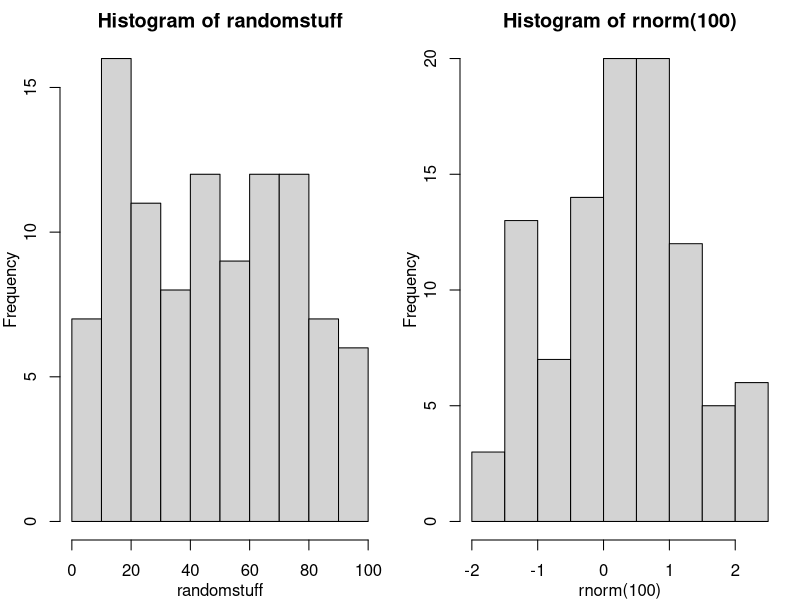

Reproduce this figure in R.
## ---- chunk 1
#Lots of things you can do with numeric variables
x = 2
x

y = 2*x-3
y

paste("x=",x," 2*x-3=",y)

x = x+1
x

x = x-1
x

x = x*1.5
x

y = x**2
y

x = y**(1/2)
x

z = exp(1)
z

x = z/2
x

paste("exp(1)/2 =", x)
## ---- chunk 2
# this is a string...
DNA = "ACGGGAGGACGGGAAAATTACTACGGCATTAGC"

#single vs. double quotes
s = "string123"
#s2 = "string"123"  #what's happening here?  Fix the code. (uncomment the line to see the error)
s3 = 'string123'
s4 = 'string"123'  #what's happening here?  Fix the code. (uncomment the line to see the error)

# concatenate (join) strings
s = paste(s, s4)
s = cat(s, s) # what is s?

#Note: cat and paste have different return values. You can see what a command returns in the help page.
cat(s,s)  #same thing as above cat command, but we don't need the return value, so we don't catch it in a variable. This would be the normal way to use the cat command.

# nchar() finds string length
n = nchar(DNA)

# substrings give you part of a string. Start counting at 1
alphabet = "abcdefghijklmnopqrstuvwxyz"
substr(alphabet,3,5)

#Substitution demo
sub("A", "T", DNA)
gsub("A", "T", DNA)

# what does the g mean?
sub("GA", "CT", DNA) # what happens if I include multiple characters in the pattern?

# If I want to save the output
DNA2=gsub("A", "T",DNA)

#Translation demo
chartr("A", "T", DNA)
chartr("ACGT", "AAAA", DNA) # how is this different from substitution?
## ---- chunk 3
# Using string operations to answer a biological question
# What is the reverse complement of a DNA sequence?

DNA = readline("Please enter a DNA sequence. I will return the reverse complement.\n\n")

# Print the DNA onto the screen
cat("\nHere is the starting DNA sequence:\n")
cat(DNA)
cat("\n\n")

# Calculate the reverse complement
#  Warning: this attempt will fail!
#
# First, copy the DNA into new variable revcom
# (short for REVerse COMplement)
# It doesn't matter if we first reverse the string and then
# do the complementation; or if we first do the complementation
# and then reverse the string.  We'll get the same result each time.
# So when we make the copy we'll do the reverse in the same statement.
#

revcom = paste(rev(strsplit(DNA, NULL)[[1]]), collapse="")

#
# Next substitute all bases by their complements,
# A->T, T->A, G->C, C->G
#

revcom = gsub("A","T", revcom)
revcom = gsub("T","A", revcom)
revcom = gsub("G","C", revcom)
revcom = gsub("C","G", revcom)

# Print the reverse complement DNA onto the screen
cat ("Here is the reverse complement DNA:\n")
cat(revcom)

#
# Oh-oh, that didn't work right!
# Our reverse complement should have all the bases in it, since the
# original DNA had all the bases-but ours only has A and G!
#
# Do you see why?


cat("\n\nThat was a bad algorithm, and the reverse complement was wrong!\n")
readline("Press enter to try again\n\n")

# Make a new copy of the DNA (see why we saved the original?)
revcom = paste(rev(strsplit(DNA, NULL)[[1]]), collapse="")

revcom = chartr("ACGTacgt", "TGCAtgca", revcom)

#Print the reverse complement DNA onto the screen
cat ("Here is the reverse complement DNA:\n")
cat(revcom)
cat("\n\n")
cat("This time it worked!\n")
## ---- chunk 4
#Add your exercise code here. You can create your own code chunk by typing the text you see at the start "```{r}" and end "```" of the chunk, or by using the 'insert' button at the top of this editor tab

n1 <- readline("What is the first number?\n")
is(n1) #can we do math on this?
n1 <- as.numeric(n1) #coerce to numeric type

n2 <- as.numeric(readline("What is the second number?\n"))
# nesting functions works too.

print(n1 + n2)
print(n1 * n2)
print(n1 / n2)

## ---- chunk 5
vector = c(1,2,3,4)
vector

x = c(1.2,2,54,6)
x

y = c(10,23.4,2,3)
y
## ---- chunk 6
# We can multiply two vectors element by element
print(x*y)

# Can also do a dot product of two vectors
x %*% y

#Note: In the console, you don't need to use print()
## ---- chunk 7
textvec=c("Patient1","Patient2","Patient3")
textvec
## ---- chunk 8
#Not compatible with arithmetic
#print(textvec * 2)  #gives an error
## ---- chunk 9

logicvec=c(TRUE,FALSE,TRUE,FALSE)
logicvec

#Can also write:
c(T,F,T,F)
## ---- chunk 10

textvec[1]
textvec[3]

#We can also simultaneously access multiple elements
textvec[1:2]
textvec[c(1,1,3,3)]

#The length command
length(textvec)

## ---- chunk 11
#R allows named elements
namedvec=c(firstcol=3, B=245, C=1212, lastelement=29.3)
namedvec

#We can then access the elements using the names
namedvec["firstcol"] * 10

#If we access an element with the wrong name we get NA
namedvec["asdf"]

#names() returns the vector of names
names(namedvec)
## ---- chunk 12
# step 1
radii <- c(5,10,20)
pi * radii * radii
pi * radii^2

# step 2
counter <- seq(1,100)
sum(counter)
sum(seq(1,100))

# step 3
randomstuff <- runif(100,min=1,max=100)
par(mfrow=c(1,2),mar=c(3,3,2,1),mgp=2:0)
hist(randomstuff) #runif randomly samples from the uniform distribution
hist(rnorm(100)) #rnorm randomly samples from the normal distribution


# step THE BONUS
sort(randomstuff,decreasing=F)
randomstuff[order(randomstuff,decreasing=F)]

identical(randomstuff[order(randomstuff,decreasing=F)],
          sort(randomstuff,decreasing=F))

## ---- chunk 13

#Create with the matrix command
firstmat = matrix(c(1,2.3,3,4,5.3,6.4),nrow=2,ncol=3,dimnames = list(c("row1","row2"),c("col1","col2","col3")))
firstmat

#Values are given in the first argument, the dimensions in the 2nd/3rd argument, dimension names in the last argument

#We can extract whole rows and columns like this
firstmat[,1]  #first column. firstmat[,2] – second column
firstmat[1,]  #first row

#We can also access rows and columns by name
firstmat[,"col2"]

#We can access single elements or subsets of the matrix like this
firstmat[1,2]
firstmat[1:2,2:3]

## ---- chunk 14
ourrandommat <- matrix(runif(30),nrow=10,ncol=3)
mean(ourrandommat)
rowMeans(ourrandommat)
colMeans(ourrandommat)
